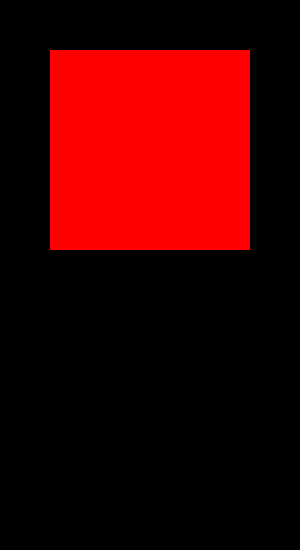
Frame 1 (no input)
Frame 60 (the mouse pressed at the canvas centre just before this capture): identical to frame 1, image omitted
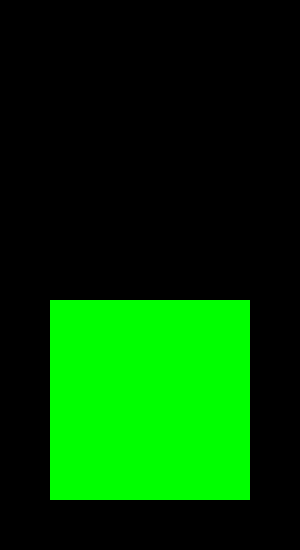
Frame 120 (the mouse held since frame 60 and released just before this capture)

The Processing sketch that drew these frames (run headless with seeded random() and noise(); from frame 60 on, the mouse is pressed at the canvas centre):

// Processing sketch: Exercise2
// ── Exercise2.pde
void setup() {
    size(300, 550);
}

void draw() {
    background(0);
    noStroke();
    if (mouseY < height/2) {
        fill(255, 0, 0);
        rect(50, 50, 200, 200);
    } else {
        fill(0, 255, 0);
        rect(50, 300, 200, 200);
    }
}
